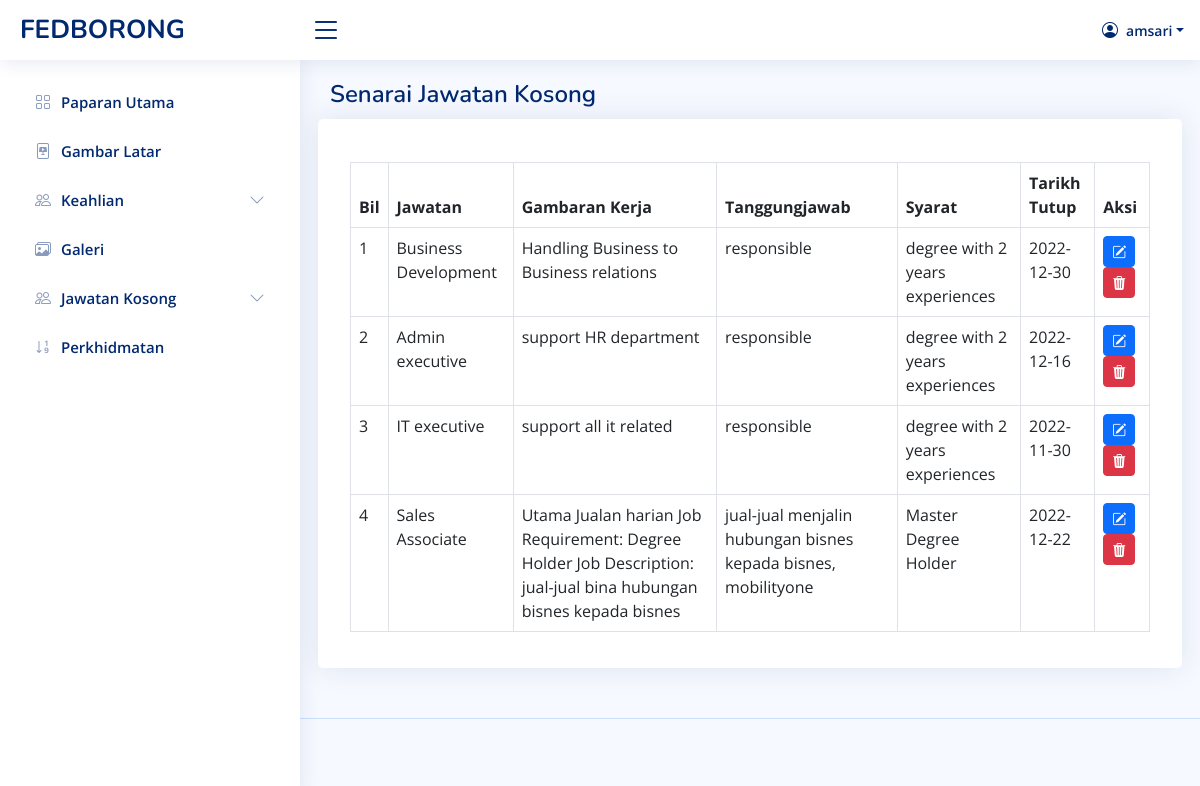
The page /admin-job.php (signed in) on the database its author committed.
### tables this page shows
CREATE TABLE `user` (
  `id` int(11) NOT NULL,
  `name` varchar(255) NOT NULL,
  `email` varchar(255) NOT NULL,
  `password` varchar(255) NOT NULL,
  `status` tinyint(4) NOT NULL
);

CREATE TABLE `jawatan` (
  `id` int(12) NOT NULL,
  `job` text NOT NULL,
  `overview` longtext NOT NULL,
  `responsibilities` mediumtext NOT NULL,
  `requirements` mediumtext NOT NULL,
  `date` date NOT NULL,
  `location` varchar(255) NOT NULL,
  `salary` varchar(30) NOT NULL,
  `category` tinyint(4) NOT NULL
);

### admin-job.php (the view, shortened to what this page needs)
<?php
    if(isset($_SESSION['username'])) {
?>
<?php
include 'admin/admin-header.php';
require('db_connect.php');
?>
<body>
<?php include 'admin-nav.php';?>
  <main id="main" class="main">
  <div class="pagetitle">
      <h1>Senarai Jawatan Kosong</h1>
    </div>
    <section class="section">
      <div class="row">
      <div class="card">
            <div class="card-body table-responsive">
              <h5 class="card-title"></h5>
              <table class="table table-bordered ">
                <thead>
                  <tr>
                    <th scope="col">Bil</th>
                    <th scope="col">Jawatan</th>
                    <th scope="col">Gambaran Kerja</th>
                    <th scope="col">Tanggungjawab</th>
                    <th scope="col">Syarat</th>
                    <th scope="col">Tarikh Tutup</th>
                    <th scope="col">Aksi</th>
                  </tr>
                </thead>
                <tbody>
                  <?php
                  $count=1;
                  $sel_query="Select * from jawatan ORDER BY id desc;";
                  $result = mysqli_query($conn,$sel_query);
                  while($row = mysqli_fetch_assoc($result)) { ?>
                  <tr>
                    <td><?php echo $count; ?></td>
                    <td><?php echo $row['job'] ?></td>
                    <td><?php echo $row['overview'] ?></td>
                    <td><?php echo $row['responsibilities'] ?></td>
                    <td><?php echo $row['requirements'] ?></td>
                    <td><?php echo $row['date'] ?></td>
                    <td><a href="admin-job-edit?id=<?php echo $row['id'] ?>" class="btn btn-primary btn-sm"data-bs-toggle="tooltip" data-bs-placement="top" title="Edit"><i class="bi bi-pencil-square"></i></a>
                    <button type="button" class="btn btn-danger btn-sm" data-bs-toggle="modal" data-bs-target="#verticalycentered-<?php echo $row['id'] ?>">
                     <i class="bi bi-trash3-fill"></i>
                    </button>
                    </td>
                  </tr>
                  <?php $count++; } ?>
                </tbody>
              </table>
            </div>
          </div>
      </div>
    </section>
  </main>
  <?php include 'admin/admin-footer.php' ?>
<?php
    } else {
        header("Location: ./admin-login?error=login_first");
        exit();
    }
 ?>

### admin-nav.php (shortened to what this page needs)
<header id="header" class="header fixed-top d-flex align-items-center">
<?php
require('db_connect.php');
 $id = $_SESSION['username'];
   $user = "SELECT * FROM user WHERE name = '$id'";
   $admins = mysqli_fetch_assoc($conn->query($user) );
?>
<div class="d-flex align-items-center justify-content-between">
    <a href="admin-index" class="logo d-flex align-items-center">
      <span class="d-none d-lg-block">FEDBORONG</span>
    </a>
    <i class="bi bi-list toggle-sidebar-btn"></i>
  </div>
  <nav class="header-nav ms-auto">
    <ul class="d-flex align-items-center">
      <li class="nav-item dropdown pe-3">
        <a class="nav-link nav-profile d-flex align-items-center pe-0" href="#" data-bs-toggle="dropdown">
	  <i class="bi bi-person-circle"></i>
          <span class="d-none d-md-block dropdown-toggle ps-2"><?php echo $admins['name'];  ?></span>
        </a>
      </li>
    </ul>
  </nav>
</header>
<aside id="sidebar" class="sidebar">
  <ul class="sidebar-nav" id="sidebar-nav">
    <li class="nav-item">
      <a class="nav-link collapsed " href="admin-index">
        <i class="bi bi-grid"></i>
        <span>Paparan Utama</span>
      </a>
    </li>
    <li class="nav-item">
      <a class="nav-link collapsed" href="#admin-slides">
        <i class="bi bi-file-slides"></i>
        <span>Gambar Latar</span>
      </a>
    </li>
    <li class="nav-item">
      <a class="nav-link collapsed" data-bs-target="#tables-nav2" data-bs-toggle="collapse" href="#">
        <i class="bi bi-people"></i><span>Keahlian</span><i class="bi bi-chevron-down ms-auto"></i>
      </a>
    </li>
    <li class="nav-item">
      <a class="nav-link collapsed" href="admin-gallery">
      <i class="bi bi-images"></i>
        <span>Galeri</span>
      </a>
    </li>
    <li class="nav-item">
      <a class="nav-link collapsed" data-bs-target="#tables-nav3" data-bs-toggle="collapse" href="#">
        <i class="bi bi-people"></i><span>Jawatan Kosong</span><i class="bi bi-chevron-down ms-auto"></i>
      </a>
    </li>
    <li class="nav-item">
      <a class="nav-link collapsed" href="./admin-counter">
        <i class="bi bi-sort-numeric-down"></i>
        <span>Perkhidmatan</span>
      </a>
    </li>
  </ul>
</aside>

### admin-assets/css/style.css (style rules this page uses)
:root { scroll-behavior: smooth; }
body { font-family: "Open Sans", sans-serif; background: #f6f9ff; color: #444444; }
a { color: #4154f1; text-decoration: none; }
h1, h2, h3, h4, h5, h6 { font-family: "Nunito", sans-serif; }
#main { margin-top: 60px; padding: 20px 30px; transition: all 0.3s; }
.pagetitle { margin-bottom: 10px; }
.pagetitle h1 { font-size: 24px; margin-bottom: 0; font-weight: 600; color: #012970; }
.card { margin-bottom: 30px; border: none; border-radius: 5px; box-shadow: 0px 0 30px rgba(1, 41, 112, 0.1); }
.card-title { padding: 20px 0 15px 0; font-size: 18px; font-weight: 500; color: #012970; font-family: "Poppins", sans-serif; }
.card-body { padding: 0 20px 20px 20px; }
.logo { line-height: 1; }
@media (min-width: 1200px) { .logo { width: 280px; } }
.logo span { font-size: 26px; font-weight: 700; color: #012970; font-family: "Nunito", sans-serif; }
.header { transition: all 0.5s; z-index: 997; height: 60px; box-shadow: 0px 2px 20px rgba(1, 41, 112, 0.1); background-color: #fff; padding-left: 20px; }
.header .toggle-sidebar-btn { font-size: 32px; padding-left: 10px; cursor: pointer; color: #012970; }
.header-nav ul { list-style: none; }
.header-nav>ul { margin: 0; padding: 0; }
.header-nav .nav-profile { color: #012970; }
.header-nav .nav-profile span { font-size: 14px; font-weight: 600; }
.sidebar { position: fixed; top: 60px; left: 0; bottom: 0; width: 300px; z-index: 996; transition: all 0.3s; padding: 20px; overflow-y: auto; scrollbar-width: thin; scrollbar-color: #aab7cf transparent; box-shadow: 0px 0px 20px rgba(1, 41, 112, 0.1); background-color: #fff; }
@media (min-width: 1200px) { #main, #footer { margin-left: 300px; } }
.sidebar-nav { padding: 0; margin: 0; list-style: none; }
.sidebar-nav li { padding: 0; margin: 0; list-style: none; }
.sidebar-nav .nav-item { margin-bottom: 5px; }
.sidebar-nav .nav-link { display: flex; align-items: center; font-size: 15px; font-weight: 600; color: #4154f1; transition: 0.3; background: #f6f9ff; padding: 10px 15px; border-radius: 4px; }
.sidebar-nav .nav-link i { font-size: 16px; margin-right: 10px; color: #4154f1; }
.sidebar-nav .nav-link.collapsed { color: #012970; background: #fff; }
.sidebar-nav .nav-link.collapsed i { color: #899bbd; }
.sidebar-nav .nav-link .bi-chevron-down { margin-right: 0; transition: transform 0.2s ease-in-out; }

### rows shown on the page
user: name "amsari"
jawatan: job "Business Development", overview "Handling Business to Business relations", responsibilities "responsible", requirements "degree with 2 years experiences", date "2022-12-30"
jawatan: job "Admin executive", overview "support HR department", responsibilities "responsible", requirements "degree with 2 years experiences", date "2022-12-16"
jawatan: job "IT executive", overview "support all it related", responsibilities "responsible", requirements "degree with 2 years experiences", date "2022-11-30"
jawatan: job "Sales Associate", overview "Utama Jualan harian Job Requirement: Degree Holder Job Description: jual-jual bina hubungan bisnes kepada bisnes", responsibilities "jual-jual menjalin hubungan bisnes kepada bisnes, mobilityone", requirements "Master Degree Holder", date "2022-12-22"
